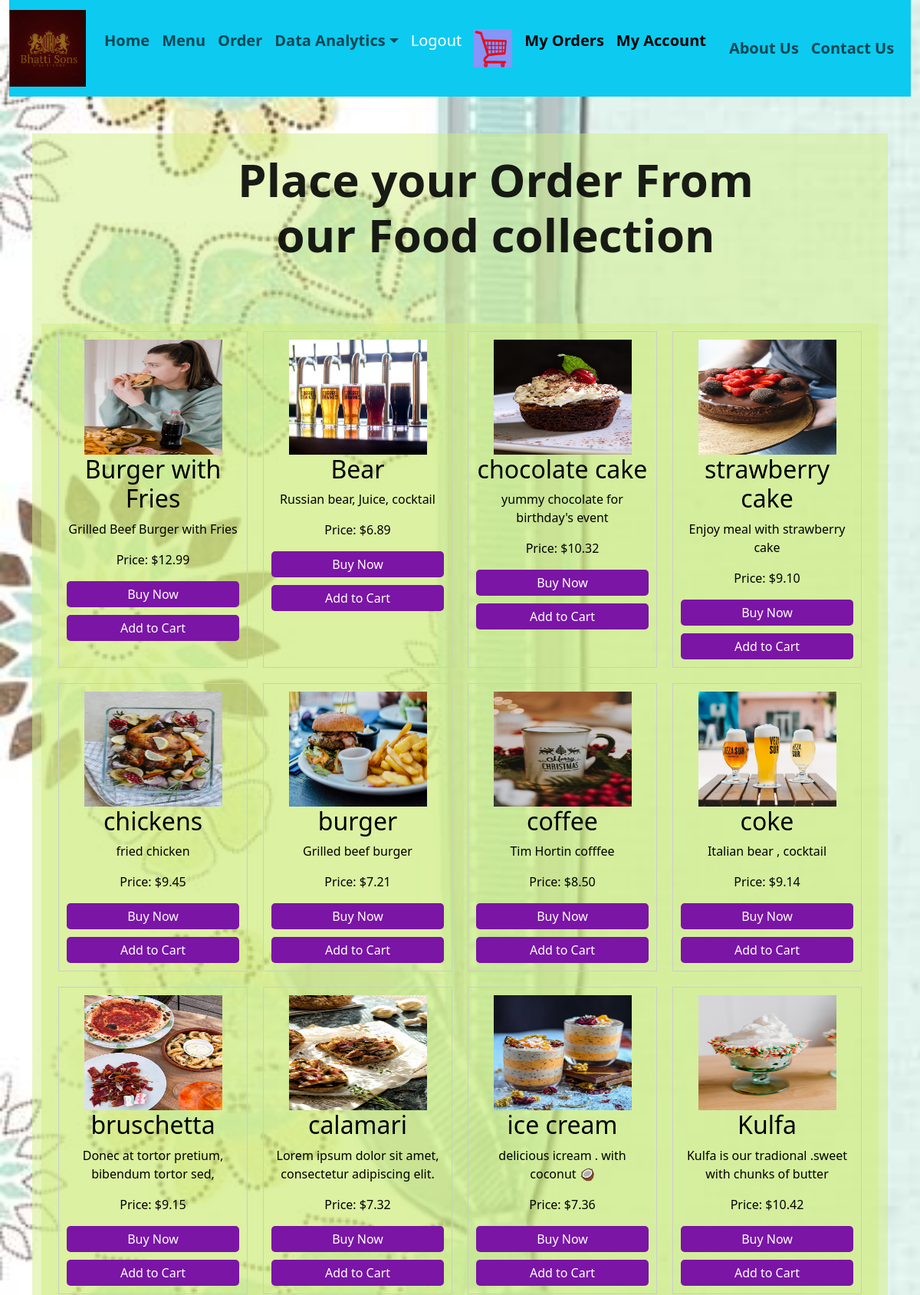
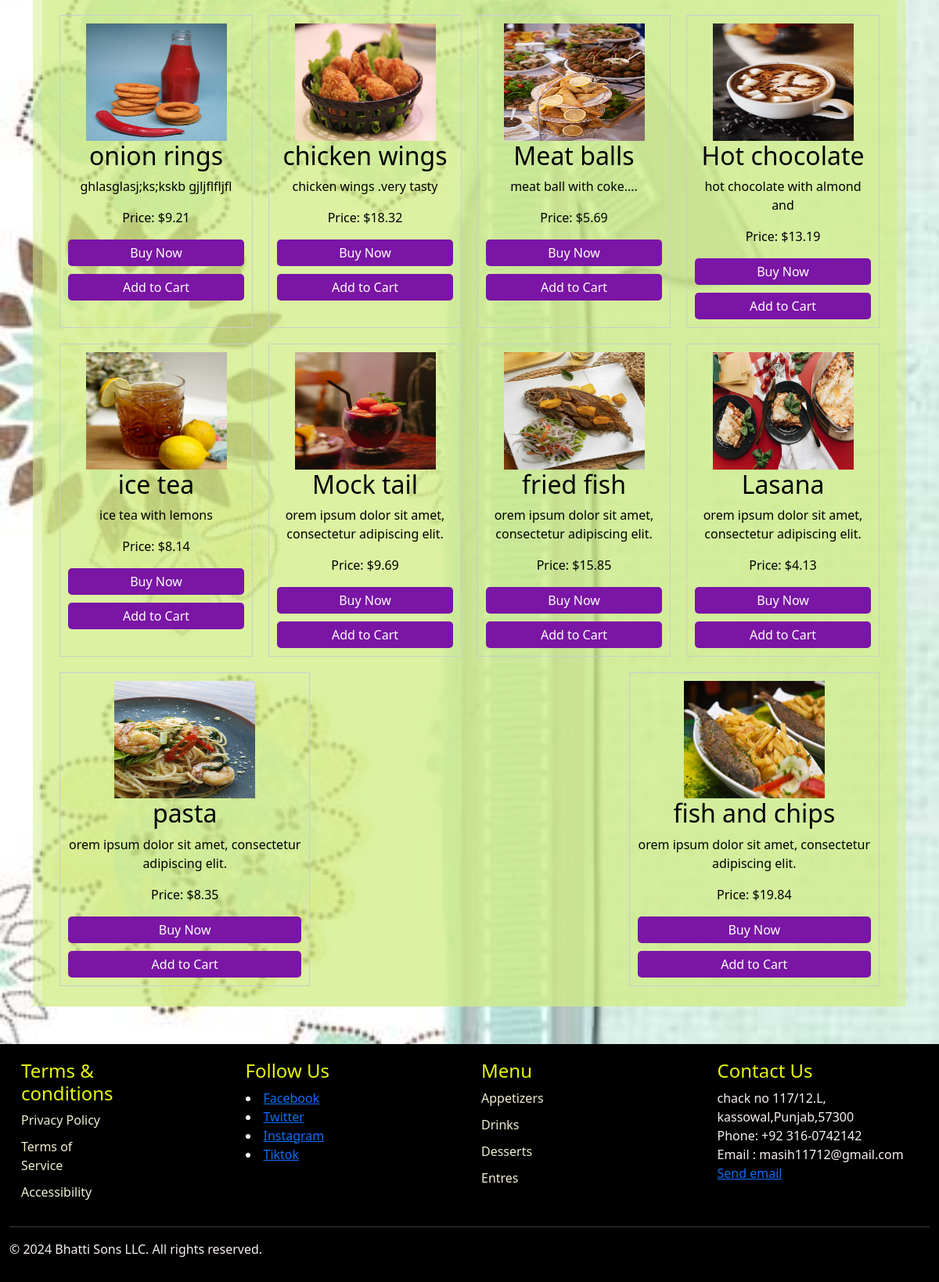
The app's page /order/ (signed in) with its own data (2 pictures, top to bottom).
### customer/models.py (models this page shows, shortened)
class Item(models.Model):
    name = models.CharField(max_length = 100)
    description = models.TextField()
    image = models.ImageField()
    price = models.DecimalField(max_digits = 5, decimal_places = 2)
    category = models.ManyToManyField('Category', related_name = 'item')

### customer/views.py (the view)
# urls.py: path('order/', order_view, name='order'),
@login_required
def order_view(request):
    products = Item.objects.all()
    return render(request, 'customer/order.html',  context={'products': products})

### customer/templates/customer/order.html (shortened to what this page needs)
<!DOCTYPE html>
<html lang="en">
<head>
</head>
{% extends 'customer/base.html' %}
{% load static %}
{% block content %}
<body>
<div>
    <div class="container mb-5">
<div class="container mb-5" style="background-color:rgba(209, 237, 132, 0.5);  color:rgba(0, 0, 0, 0.892);">
        <div class="row justify-content-center mt-5">
            <div class="col-md-8 col-sm-12 offset-md-1 p-4 text-center">
                <h1 style="font-size: 60px"><b>Place your Order From our Food collection</b></h1>
            </div>
        </div>
<div class="container mb-5" style="background-color: rgba(209, 237, 132, 0.5); color:rgb(0, 0, 0);">
    <div class="row justify-content-center mt-5">
<ul class="product-list">
    {% for product in products %}
    <li class="product-item">
      <img src="{{ product.image.url }}" alt="{{ product.name }}" width="200" height="150">
           <h2>{{ product.name }}</h2>
           <p>{{ product.description }}</p>
           <p>Price: ${{ product.price }}</p>
            <a href="#" class="buy-now-button">Buy Now</a>
            <a class="buy-now-button" href="{% url 'add_to_cart' product.id %}">Add to Cart</a>
    </li>
            {% endfor %}
</ul>
    </div>
</div>
</div>
</div>
{% endblock content %}

### customer/templates/customer/base.html (shortened to what this page needs)
<!doctype html>
<html lang="en">
<head>
    <link href="https://cdn.jsdelivr.net/npm/bootstrap@5.3.2/dist/css/bootstrap.min.css" rel="stylesheet"
>
</head>
{% load static %}
<body>
    <div class="container-fluid">
        <nav class="navbar navbar-expand-lg navbar-light bg-info" >
              <a class="navbar-brand" href="{% url 'home' %}"><img src="{% static 'customer/images/logo.png' %}"
                     alt="what image shows" height="100" width="100"></a>
             <div class="collapse navbar-collapse" id="navbarNavDropdown">
                 <ul class="navbar-nav ml-auto" style="font-size: 20px">
                     <li class="nav-item active">
                         <a class="nav-link" href="{% url 'home' %}"><b> Home</b></a>
                     </li>
                     <li class="nav-item">
                         <a class="nav-link" href="{% url 'menu' %}"><b>Menu</b></a>
                     </li>
                     <li class="nav-item">
                         <a class="nav-link" href="{% url 'order' %}"><b> Order</b></a>
                     </li>
                     {% if user.is_authenticated %}
                     {% if user.is_superuser %}
                     <li class="nav-item dropdown">
                         <a class="nav-link dropdown-toggle" href="#" id="navbarDropdown" role="button"
                             data-bs-toggle="dropdown" aria-haspopup="true" aria-expanded="false">
                             <b> Data Analytics</b>
                         </a>
                     </li>
                     {% endif %}
                     {% endif %}
                     {% if user.is_authenticated %}
                     <li class="nav-item">
                         <a class="nav-link" href="{% url 'logout' %}" style="color: white;">Logout</a>
                     </li>
                     <li class="nav-item">
                         <a class="nav-link" href="{% url 'view_cart' %}" style="color: rgba(7, 0, 0, 0.993);"><img
                                 src="{% static 'customer/images/cartpic.png' %}" height="50" width="50"></a>
                     </li>
                     <li class=" nav-item">
                         <a class="nav-link" href="{% url 'user_orders' %}" style="color: rgba(7, 0, 0, 0.993);"><b>My Orders</b></a>
                     </li>
                     <li class=" nav-item">
                         <a class="nav-link" href="{% url 'my_account' %}" style="color: rgba(7, 0, 0, 0.993);"><b>My Account</b></a>
                     </li>
                     {% endif %}
                 </ul>
             </div>
             <div class="collapse navbar-collapse" id="navbarNavDropdown">
                 <ul class="navbar-nav ml-auto" style="font-size: 20px">
                   <li class="nav-item active">
                     <a class="nav-link" href="{% url 'index' %}"><b>About Us</b></a>
                   </li>
                   <li class="nav-item active">
                     <a class="nav-link" href="{% url 'contact' %}"><b>Contact Us</b></span></a>
                   </li>
                 </ul>
             </div>
         </div>
{% block content %}
        {% endblock content %}
        <footer class="footer">
            <div class="container-fluid">
                <div class="row">
                    <div class="col-md-3 col-sm-6">
                        <div class="col-md-6">
                            <h4>Terms & conditions</h4>
                            <ul class="footer-links">
                                <li><a href="{% url 'privacypolicy' %}">Privacy Policy</a></li>
                                <li><a href="{% url 'terms' %}">Terms of Service</a></li>
                                <li><a href="{% url 'accessibility' %}">Accessibility</a></li>
                            </ul>
                        </div>
                    </div>
                    <div class="col-md-3 col-sm-6">
                        <h4>Follow Us</h4>
                            <li><a href="https://www.facebook.com/yourrestaurant" target="_blank">Facebook</a></li>
                            <li><a href="https://twitter.com/yourrestaurant" target="_blank">Twitter</a></li>
                            <li><a href="https://www.instagram.com/yourrestaurant" target="_blank">Instagram</a></li>
                            <li><a href="https://www.tiktok.com/yourrestaurant" target="_blank">Tiktok</a></li>
                   </div>
                    <div class="col-md-3 col-sm-6">
                        <h4>Menu</h4>
                        <ul>
                            <li><a href="{% url 'menu' %}">Appetizers</a></li>
                            <li><a href="{% url 'menu' %}">Drinks</a></li>
                            <li><a href="{% url 'menu' %}">Desserts</a></li>
                            <li><a href="{% url 'menu' %}">Entres</a></li>
                        </ul>
                    </div>
                    <div class="col-md-3 col-sm-6">
                        <h4>Contact Us</h4>
                        <adress>  <p>chack no 117/12.L,<br> kassowal,Punjab,57300<br>Phone: +92 316-0742142<br>  Email  :  masih11712@gmail.com </p</adress>
                       <br> <a href="mailto: masih11712@gmail.com" >
                            Send email</a>
                    </div>
                </div>
                <hr>
                <div class="row">
                    <div class="col-md-6">
                        <p>&copy; 2024 Bhatti Sons LLC. All rights reserved.</p>
                    </div>
                </div>
            </div>
        </footer>
    </div>
</body>
</html>

### customer/templates/customer/order.html (style rules this page uses)
.product-list { display: flex; flex-wrap: wrap; justify-content: space-between; list-style: none; padding: 0; }
.product-item { flex: 1; max-width: 30%; margin: 10px; border: 1px solid #ccc; padding: 10px; text-align: center; }
.product-item img { width: 180px; height: 150px; transition: transform 0.2s; }
.buy-now-button { display: block; margin-top: 10px; background-color: rgb(122, 21, 165); color: #fff; text-decoration: none; padding: 5px 10px; border-radius: 5px; }
body { background-image: url('/static/customer/images/classy-floral-blue-backgrounds-wallpapers.jpg'); background-repeat: no-repeat; color: rgb(0, 0, 0); background-attachment: fixed; background-size: cover; }

### customer/templates/customer/base.html (style rules this page uses)
.footer { background-color: #000000; padding: 20px 0; color: #f7efef; }
.footer h4 { color: #e6f609; }
.footer ul { list-style: none; padding: 0; }
.footer ul li { margin-bottom: 10px; }
.footer ul li a { color: hsl(56, 51%, 88%); text-decoration: none; }
.footer p { margin-bottom: 10px; }
.footer .row { margin-right: -15px; margin-left: -15px; }
.footer .col-md-3 { width: 25%; float: left; position: relative; min-height: 2px; padding-right: 15px; padding-left: 15px; }
.footer .col-md-6 { width: 50%; float: left; position: relative; min-height: 1px; padding-right: 15px; padding-left: 15px; }
.navbar-nav li.nav-item a.nav-link { display: flex; align-items: center; }

### records on screen
Item: image (picture), name "Burger with Fries", description "Grilled Beef Burger with Fries", price "12.99"
Item: image (picture), name "Bear", description "Russian bear, Juice, cocktail", price "6.89"
Item: image (picture), name "chocolate cake", description "yummy chocolate for birthday's event", price "10.32"
Item: image (picture), name "strawberry cake", description "Enjoy meal with strawberry cake", price "9.10"
Item: image (picture), name "chickens", description "fried chicken", price "9.45"
Item: image (picture), name "burger", description "Grilled beef burger", price "7.21"
Item: image (picture), name "coffee", description "Tim Hortin cofffee", price "8.50"
Item: image (picture), name "coke", description "Italian bear , cocktail", price "9.14"
Item: image (picture), name "bruschetta", description "Donec at tortor pretium, bibendum tortor sed,", price "9.15"
Item: image (picture), name "calamari", description "Lorem ipsum dolor sit amet, consectetur adipiscing elit.", price "7.32"
Item: image (picture), name "ice cream", description "delicious icream . with coconut 🥥", price "7.36"
Item: image (picture), name "Kulfa", description "Kulfa is our tradional .sweet with chunks of butter", price "10.42"
Item: image (picture), name "onion rings", description "ghlasglasj;ks;kskb gjljflfljfl", price "9.21"
Item: image (picture), name "chicken wings", description "chicken wings .very tasty", price "18.32"
Item: image (picture), name "Meat balls", description "meat ball with coke....", price "5.69"
Item: image (picture), name "Hot chocolate", description "hot chocolate with almond and", price "13.19"
Item: image (picture), name "ice tea", description "ice tea with lemons", price "8.14"
Item: image (picture), name "Mock tail", description "orem ipsum dolor sit amet, consectetur adipiscing elit.", price "9.69"
Item: image (picture), name "fried fish", description "orem ipsum dolor sit amet, consectetur adipiscing elit.", price "15.85"
Item: image (picture), name "Lasana", description "orem ipsum dolor sit amet, consectetur adipiscing elit.", price "4.13"
Item: image (picture), name "pasta", description "orem ipsum dolor sit amet, consectetur adipiscing elit.", price "8.35"
Item: image (picture), name "fish and chips", description "orem ipsum dolor sit amet, consectetur adipiscing elit.", price "19.84"
